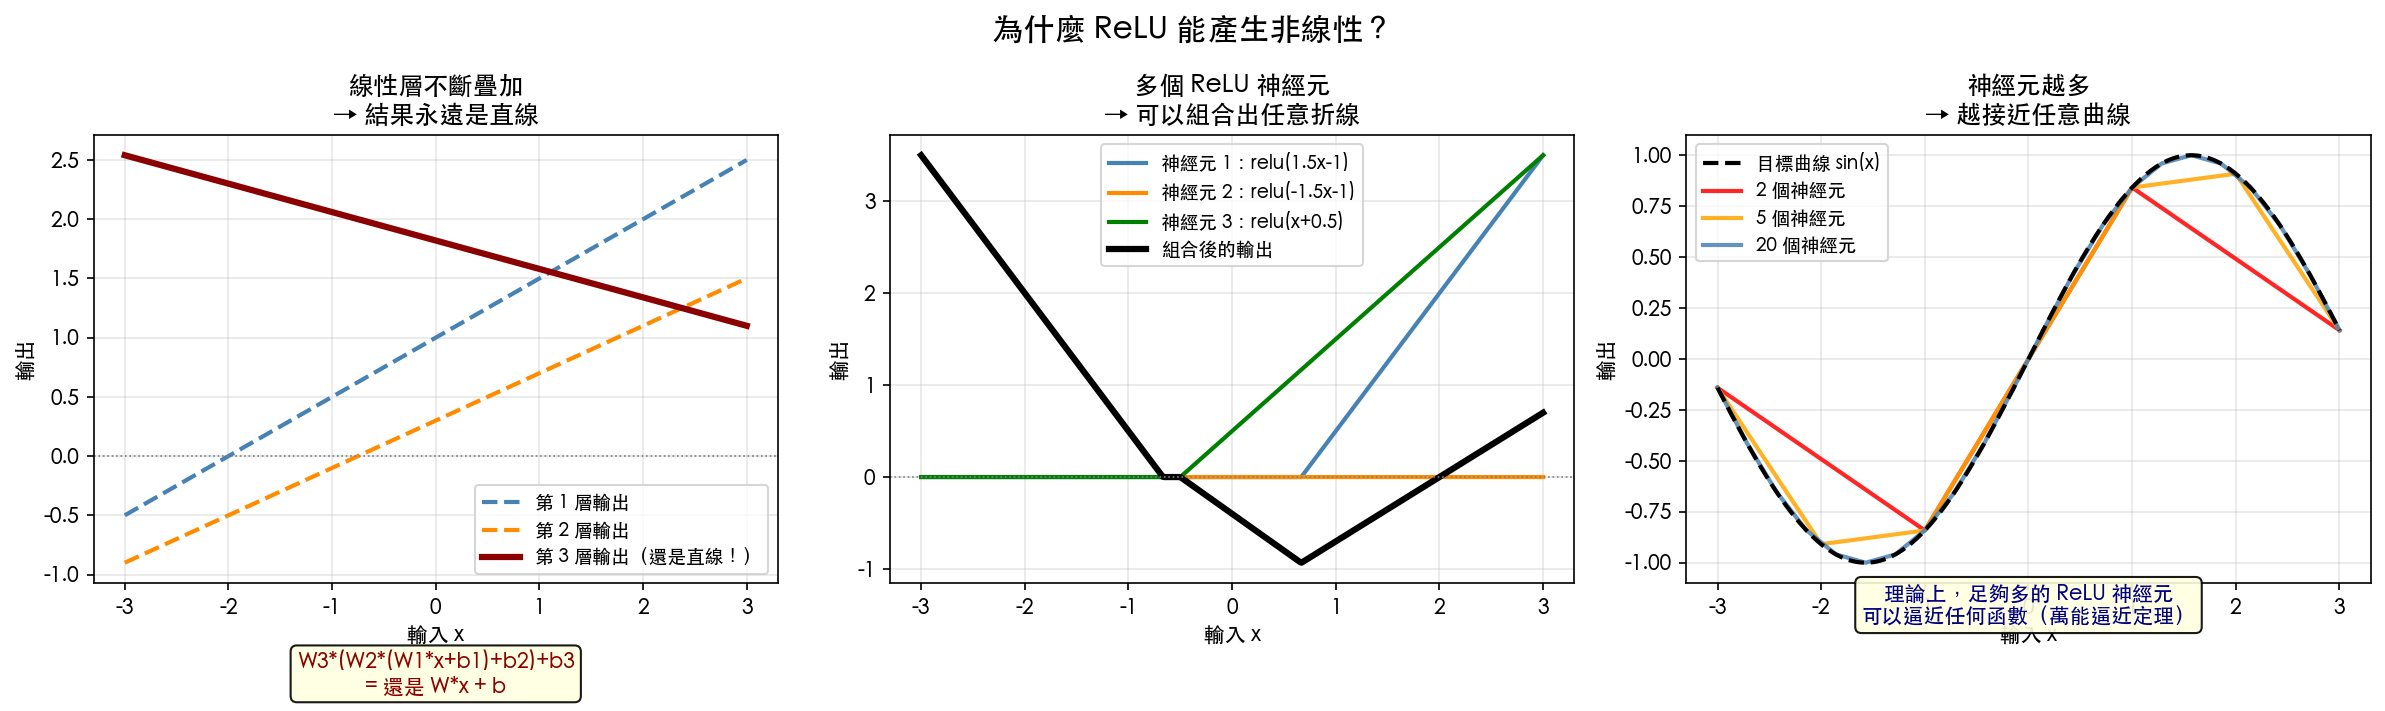

Here is the Python script that generated this plot:
import numpy as np
import matplotlib.pyplot as plt
import matplotlib.font_manager as fm

font_path = "/System/Library/Fonts/STHeiti Medium.ttc"
fm.fontManager.addfont(font_path)
plt.rcParams['font.family'] = fm.FontProperties(fname=font_path).get_name()
plt.rcParams['axes.unicode_minus'] = False

fig, axes = plt.subplots(1, 3, figsize=(16, 5))
fig.suptitle("為什麼 ReLU 能產生非線性？", fontsize=15, fontweight='bold')

x = np.linspace(-3, 3, 400)

# ─────────────────────────────────────────
# 圖 1：線性層疊加還是線性
# ─────────────────────────────────────────
ax = axes[0]

y_linear1 = 0.5 * x + 1          # 第一層
y_linear2 = 0.8 * y_linear1 - 0.5 # 第二層（線性組合）
y_linear3 = -0.6 * y_linear2 + 2  # 第三層

ax.plot(x, y_linear1, '--', color='steelblue',  lw=2, label='第 1 層輸出')
ax.plot(x, y_linear2, '--', color='darkorange', lw=2, label='第 2 層輸出')
ax.plot(x, y_linear3, '-',  color='darkred',    lw=3, label='第 3 層輸出（還是直線！）')
ax.axhline(0, color='gray', lw=0.8, linestyle=':')
ax.set_title("線性層不斷疊加\n→ 結果永遠是直線", fontsize=12, fontweight='bold')
ax.legend(fontsize=9)
ax.set_xlabel("輸入 x")
ax.set_ylabel("輸出")
ax.grid(True, alpha=0.3)
ax.text(0, -2, "W3*(W2*(W1*x+b1)+b2)+b3\n= 還是 W*x + b",
        ha='center', fontsize=10, color='darkred',
        bbox=dict(boxstyle='round', facecolor='lightyellow', alpha=0.9))

# ─────────────────────────────────────────
# 圖 2：ReLU 如何「折」出形狀
# ─────────────────────────────────────────
ax = axes[1]

def relu(x): return np.maximum(0, x)

# 每條線是一個神經元：線性 + ReLU
neuron1 =  relu(1.5 * x - 1.0)   # 從 x=0.67 開始往上
neuron2 =  relu(-1.5 * x - 1.0)  # 從 x=-0.67 開始往上（反向）
neuron3 =  relu(x + 0.5)          # 從 x=-0.5 開始

ax.plot(x, neuron1, color='steelblue',  lw=2, label='神經元 1：relu(1.5x-1)')
ax.plot(x, neuron2, color='darkorange', lw=2, label='神經元 2：relu(-1.5x-1)')
ax.plot(x, neuron3, color='green',      lw=2, label='神經元 3：relu(x+0.5)')

# 組合：用三個神經元的加權和
combined = 1.0*neuron1 + 1.0*neuron2 - 0.8*neuron3
ax.plot(x, combined, 'k-', lw=3, label='組合後的輸出')

ax.axhline(0, color='gray', lw=0.8, linestyle=':')
ax.set_title("多個 ReLU 神經元\n→ 可以組合出任意折線", fontsize=12, fontweight='bold')
ax.legend(fontsize=9)
ax.set_xlabel("輸入 x")
ax.set_ylabel("輸出")
ax.grid(True, alpha=0.3)

# ─────────────────────────────────────────
# 圖 3：折線越多，越接近任意曲線
# ─────────────────────────────────────────
ax = axes[2]

# 目標：用 ReLU 神經元逼近 sin(x)
target = np.sin(x)
ax.plot(x, target, 'k--', lw=2, label='目標曲線 sin(x)', zorder=5)

# 用不同數量的神經元逼近
for n_neurons, color, label in [(2, 'red', '2 個神經元'),
                                  (5, 'orange', '5 個神經元'),
                                  (20, 'steelblue', '20 個神經元')]:
    # 用均勻分佈的折點來逼近
    breakpoints = np.linspace(-3, 3, n_neurons + 2)[1:-1]
    approx = np.zeros_like(x)
    for bp in breakpoints:
        slope = np.cos(bp)  # sin 的導數
        approx += relu(slope * (x - bp)) * (1.0 / n_neurons)
        approx -= relu(-slope * (x - bp)) * (1.0 / n_neurons)
    approx = approx + np.sin(breakpoints).mean() * 0
    # 簡單示意：直接用分段線性逼近
    y_approx = np.interp(x,
                          np.linspace(-3, 3, n_neurons + 2),
                          np.sin(np.linspace(-3, 3, n_neurons + 2)))
    ax.plot(x, y_approx, color=color, lw=2, label=label, alpha=0.85)

ax.set_title("神經元越多\n→ 越接近任意曲線", fontsize=12, fontweight='bold')
ax.legend(fontsize=9)
ax.set_xlabel("輸入 x")
ax.set_ylabel("輸出")
ax.grid(True, alpha=0.3)
ax.text(0, -1.3,
        "理論上，足夠多的 ReLU 神經元\n可以逼近任何函數（萬能逼近定理）",
        ha='center', fontsize=10, color='navy',
        bbox=dict(boxstyle='round', facecolor='lightyellow', alpha=0.9))

plt.tight_layout()
plt.savefig("/Users/songlin.chen/Documents/MLops/phase2/explain_why_activation.png",
            dpi=150, bbox_inches='tight')
print("圖片儲存完成")
